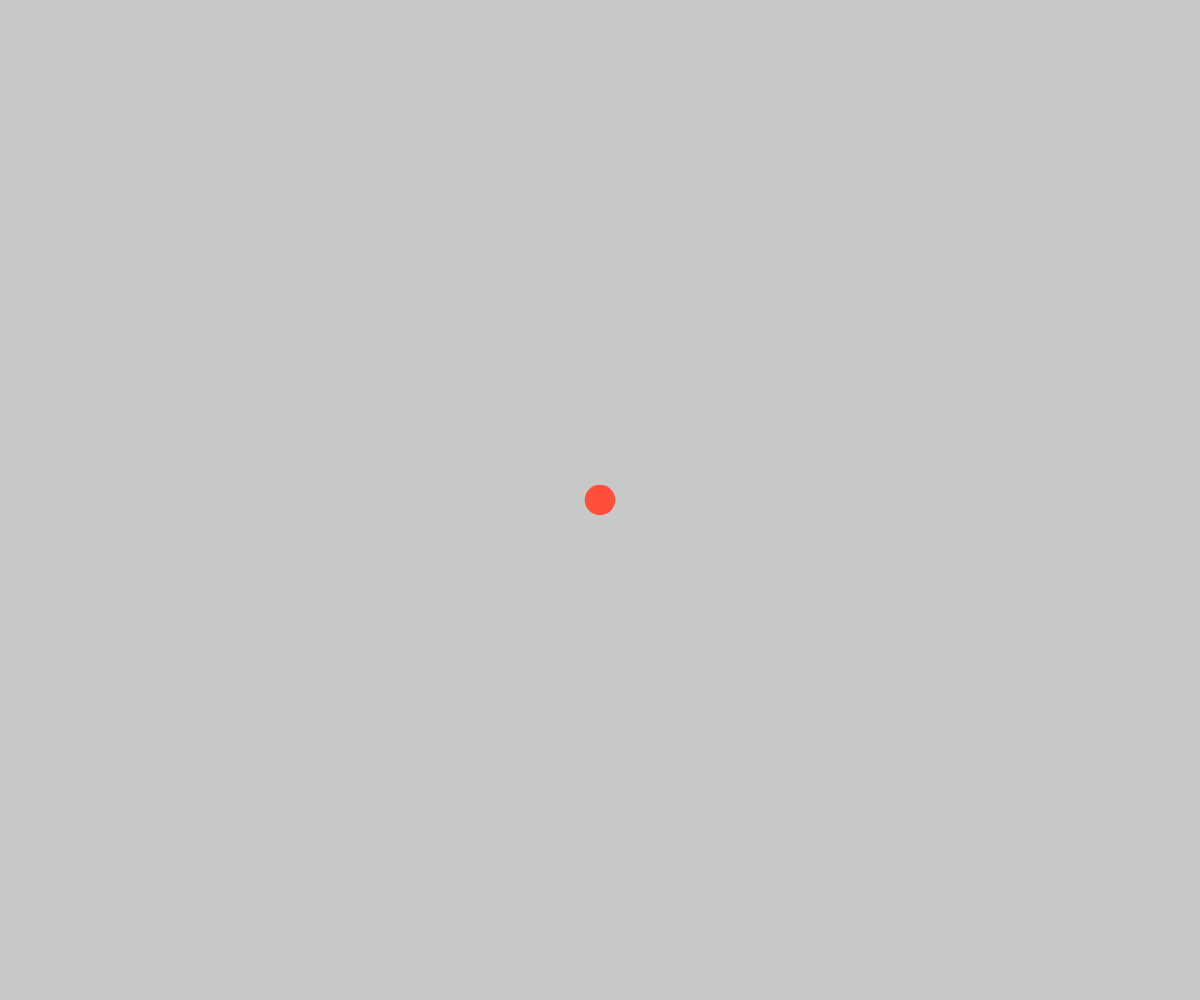
Frame 1 (no input)
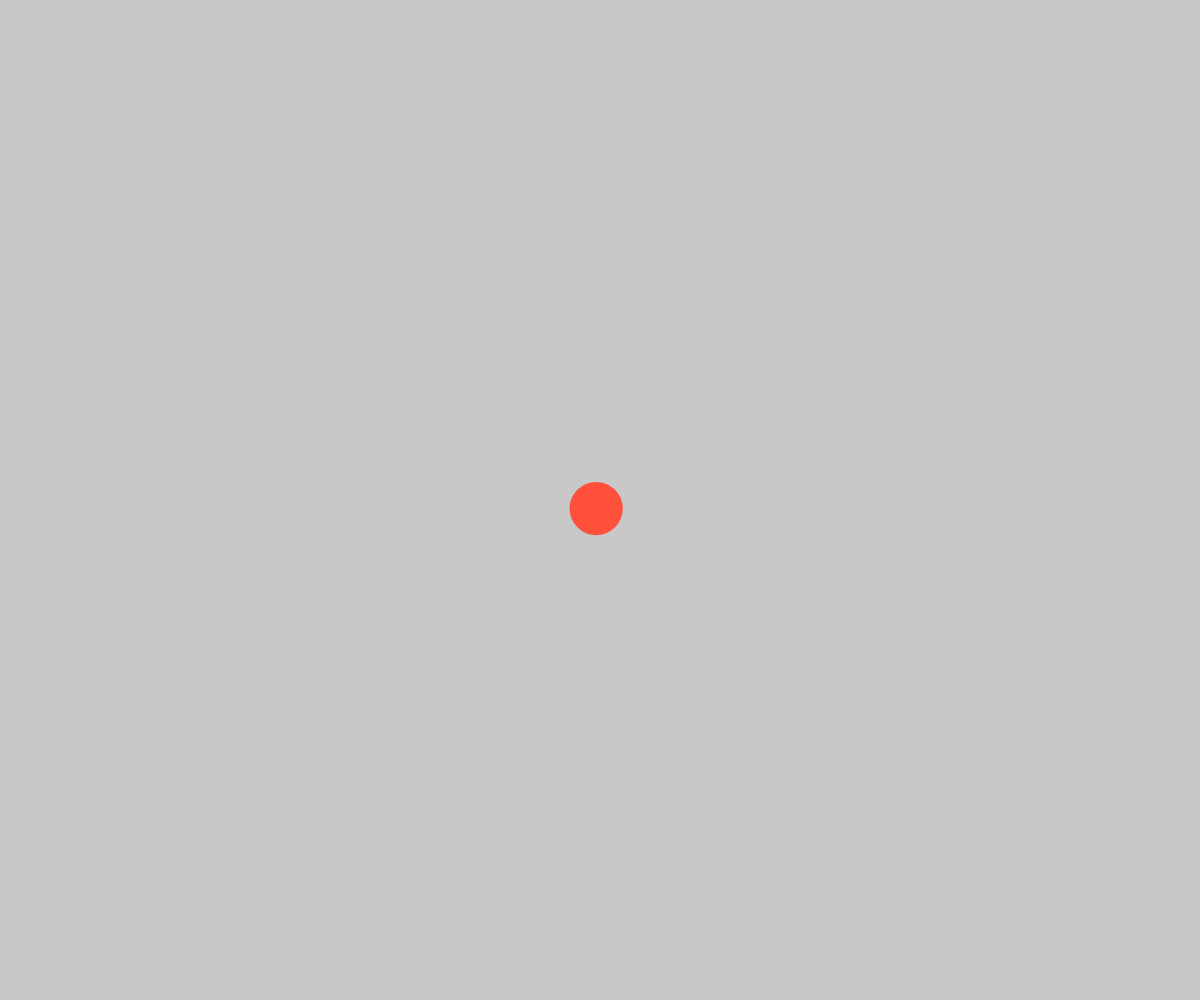
Frame 60 (no input)
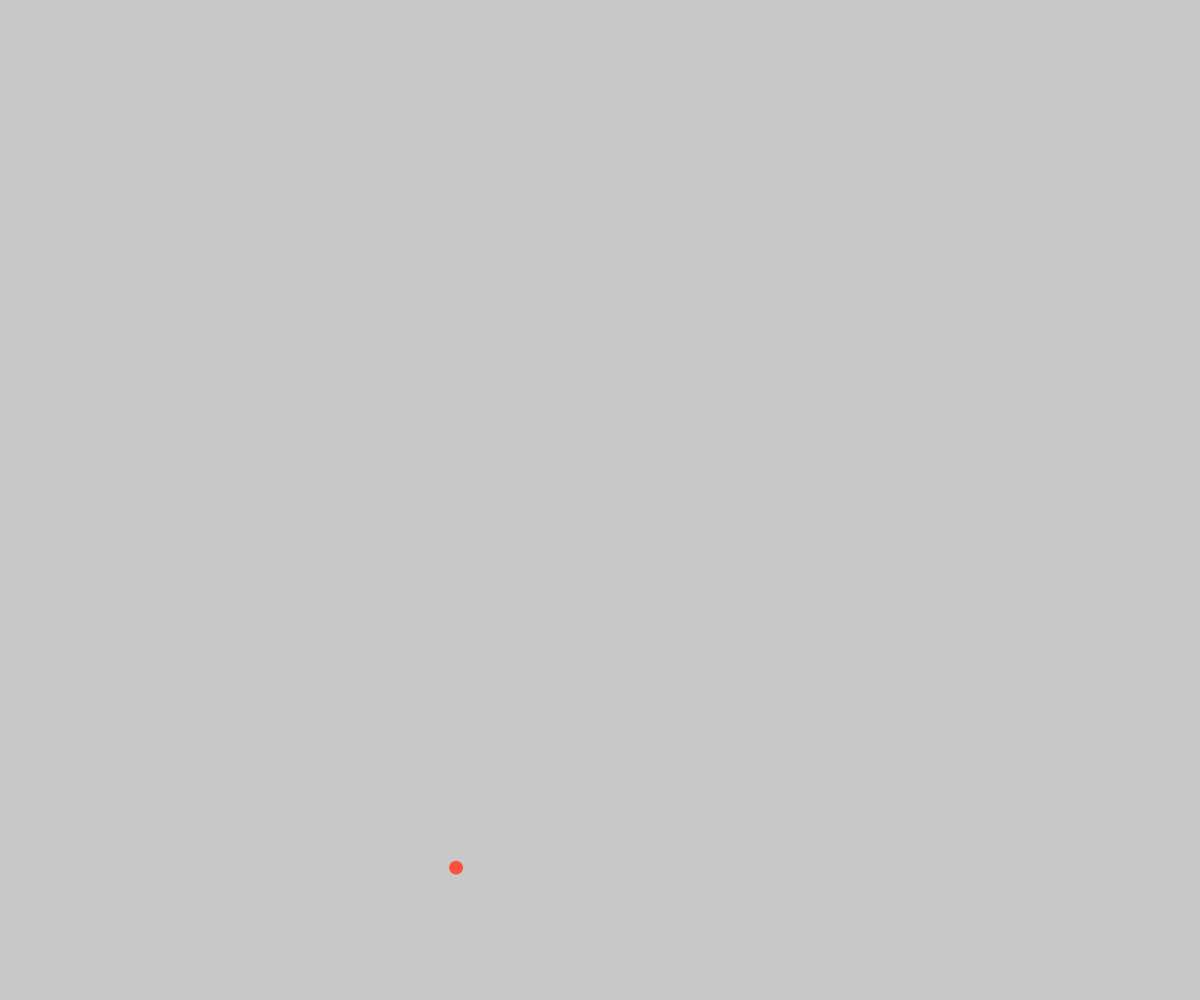
Frame 120 (the mouse pressed at the canvas centre since frame 60)

The p5.js sketch that drew these frames (run headless with seeded random() and noise() and a simulated clock; from frame 60 on, the mouse is pressed at the canvas centre):

// p5.js sketch
// ── sketch.js
// 03 · Scheuer Kreis
// Ein kleiner Kreis, der auf die Maus reagiert – wie ein scheues Tier.
// Taste "d" blendet den aktuellen Zustand ein (zum Verstehen/Debuggen).

// --- Einstellungen -------------------------------------------------------
const SCHNELL = 18;          // ab dieser Mausgeschwindigkeit (Pixel/Frame) ist die Maus "zu schnell"
const SICHTWEITE = 350;      // so weit "sieht" der Kreis die Maus
const SPIELABSTAND = 120;    // so nah muss die Maus sein, damit er spielt
const BERUHIGEN = 2500;      // ms Mausruhe, bis er nach einer Flucht wieder zutraulich wird
const LANGEWEILE = 4000;     // ms ohne Mausbewegung, bis er von selbst herumstromert

// --- Zustand des Kreises -------------------------------------------------
let pos;                 // Position
let vel;                 // Geschwindigkeit
let groesse = 30;        // aktueller Durchmesser
let vertrauen = 0.5;     // 0 = ängstlich, 1 = ganz zutraulich
let zustand = "ruhe";    // ruhe | neugierig | spielen | flucht | angst | stehen
let zustandSeit = 0;     // Zeitpunkt des letzten Zustandswechsels

// --- Maus ----------------------------------------------------------------
let mausTempo = 0;                 // geglättete Mausgeschwindigkeit
let letzteMausbewegung = -100000;  // Zeitpunkt der letzten Bewegung
let spielWinkel = 0;               // Winkel für das Kreisen um die Maus
let zeigeDebug = false;

function setup() {
  createCanvas(windowWidth, windowHeight);
  pos = createVector(width / 2, height / 2);
  vel = createVector(0, 0);
}

function draw() {
  background(200);

  // 1. Maus beobachten
  let bewegt = dist(mouseX, mouseY, pmouseX, pmouseY);
  mausTempo = lerp(mausTempo, bewegt, 0.3);
  if (bewegt > 0.5) letzteMausbewegung = millis();

  let maus = createVector(mouseX, mouseY);
  let abstand = p5.Vector.dist(pos, maus);
  // zeigt die Mausbewegung in Richtung Kreis? (Skalarprodukt > 0)
  let mausRichtung = createVector(mouseX - pmouseX, mouseY - pmouseY);
  let zumKreis = p5.Vector.sub(pos, maus);
  let naehertSich = mausRichtung.dot(zumKreis) > 0;
  let ruhezeit = millis() - letzteMausbewegung;

  // 2. Entscheiden, in welchem Zustand der Kreis ist
  entscheide(abstand, naehertSich, ruhezeit);

  // 3. Je nach Zustand eine Wunschgeschwindigkeit bestimmen
  let wunsch = createVector(0, 0);
  let wendigkeit = 0.08;   // wie schnell er seine Richtung ändert

  if (zustand === "ruhe") {
    // langsam zufällig umherwandern (Perlin-Noise statt random = weiche Bewegung)
    let winkel = noise(frameCount * 0.005) * TWO_PI * 4;
    wunsch = p5.Vector.fromAngle(winkel).mult(0.7);
    // vom Rand weg zur Mitte lenken
    if (pos.x < 80 || pos.x > width - 80 || pos.y < 80 || pos.y > height - 80) {
      wunsch.add(createVector(width / 2, height / 2).sub(pos).setMag(0.5));
    }
  } else if (zustand === "neugierig") {
    // vorsichtig auf die Maus zu – kurz vor ihr anhalten
    let richtung = p5.Vector.sub(maus, pos);
    let tempo = map(abstand, 60, 250, 0, 1.8, true);
    wunsch = richtung.setMag(tempo);
  } else if (zustand === "spielen") {
    // verspielt um die Maus kreisen, mit wechselndem Radius
    spielWinkel += 0.04 + 0.03 * sin(frameCount * 0.02);
    let radius = 55 + 25 * sin(frameCount * 0.05) + 15 * noise(frameCount * 0.03);
    let ziel = p5.Vector.add(maus, p5.Vector.fromAngle(spielWinkel).mult(radius));
    wunsch = p5.Vector.sub(ziel, pos).mult(0.12).limit(5);
    wendigkeit = 0.15;
  } else if (zustand === "flucht") {
    // schnell weg von der Maus
    wunsch = p5.Vector.sub(pos, maus).setMag(10);
    wendigkeit = 0.3;
  } else if (zustand === "angst") {
    // still halten und ein wenig zittern
    wunsch = createVector(random(-0.3, 0.3), random(-0.3, 0.3));
    wendigkeit = 0.2;
  } else if (zustand === "stehen") {
    // Maus ist schnell weg – er bleibt einfach stehen
    wendigkeit = 0.15;
  }

  vel.lerp(wunsch, wendigkeit);
  pos.add(vel);

  // im Fenster bleiben
  let r = groesse / 2;
  pos.x = constrain(pos.x, r, width - r);
  pos.y = constrain(pos.y, r, height - r);

  // 4. Vertrauen und Größe
  if (zustand === "flucht" || zustand === "angst") {
    vertrauen = 0;
  } else {
    vertrauen = min(1, vertrauen + 0.003);   // langsam zutraulicher
  }

  let zielGroesse = 14 + 56 * vertrauen;     // zutraulich = groß
  if (zustand === "ruhe") {
    zielGroesse *= 1 + 0.15 * sin(millis() * 0.002);   // langsames Pulsieren
  }
  // bei Flucht schnell schrumpfen, sonst gemächlich wachsen
  let groessenTempo = zustand === "flucht" ? 0.25 : 0.04;
  groesse = lerp(groesse, zielGroesse, groessenTempo);

  // 5. Zeichnen
  noStroke();
  fill(255, 80, 60);
  circle(pos.x, pos.y, groesse);

  if (zeigeDebug) {
    fill(80);
    textSize(14);
    text("Zustand: " + zustand + "   Maustempo: " + nf(mausTempo, 1, 1) +
         "   Vertrauen: " + nf(vertrauen, 1, 2), 16, 24);
  }
}

// Die "Gefühlslogik" des Kreises
function entscheide(abstand, naehertSich, ruhezeit) {
  let zuSchnell = mausTempo > SCHNELL;
  let dauer = millis() - zustandSeit;

  if (zustand === "flucht") {
    // genug Abstand oder lange genug gerannt → ängstlich abwarten
    if (abstand > SICHTWEITE || dauer > 1200) wechsle("angst");
    return;
  }

  if (zustand === "angst") {
    if (zuSchnell && naehertSich && abstand < SICHTWEITE) wechsle("flucht");
    else if (ruhezeit > BERUHIGEN) wechsle("ruhe");   // wieder zutraulich
    return;
  }

  // Maus kommt zu schnell auf ihn zu → Flucht!
  if (zuSchnell && naehertSich && abstand < SICHTWEITE) {
    wechsle("flucht");
    return;
  }

  // Maus entfernt sich zu schnell → stehen bleiben (nur wenn er gerade bei ihr war)
  if (zuSchnell && !naehertSich && (zustand === "neugierig" || zustand === "spielen")) {
    wechsle("stehen");
    return;
  }
  // stehen bleiben, bis die Maus langsam zurückkommt oder ihm langweilig wird
  if (zustand === "stehen" && (mausTempo > SCHNELL * 0.3 || abstand > SICHTWEITE) && ruhezeit < LANGEWEILE) return;

  // lange keine Mausbewegung → Langeweile, er wandert umher
  if (ruhezeit > LANGEWEILE) {
    wechsle("ruhe");
    return;
  }

  // Maus bewegt sich langsam und ist in Sichtweite → neugierig oder verspielt
  if (abstand < SPIELABSTAND) {
    wechsle("spielen");
  } else if (abstand < SICHTWEITE && ruhezeit < 500) {
    wechsle("neugierig");
  } else if (zustand === "spielen" && abstand < SPIELABSTAND * 1.5) {
    // etwas Spielraum, damit er nicht ständig hin- und herwechselt
  } else if (zustand !== "neugierig" || abstand > SICHTWEITE) {
    wechsle("ruhe");
  }
}

function wechsle(neuerZustand) {
  if (zustand !== neuerZustand) {
    zustand = neuerZustand;
    zustandSeit = millis();
  }
}

function keyPressed() {
  if (key === "d") zeigeDebug = !zeigeDebug;
}

function windowResized() {
  resizeCanvas(windowWidth, windowHeight);
}
